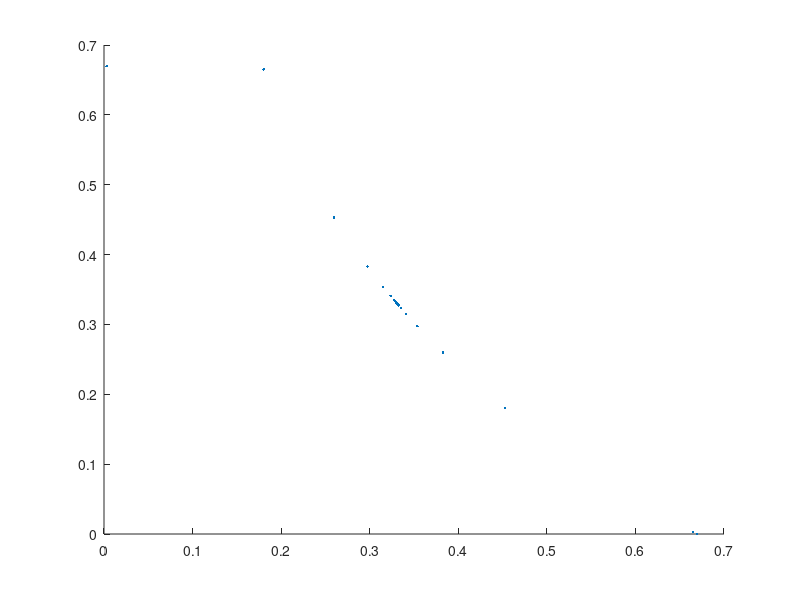

MATLAB code to generate this figure: (Note: this script raises an error after producing the figure.)
clear
clc

load('psect1.mat'); %Load the Poincare section and the return map data.

[snsorted,index]=sort(sn); %find the peak

snplus1sorted = snplus1(index);

imax = find(snplus1sorted == max(snplus1sorted));

%interpolate in two pieces:

step = 1e-5;

%x1 = snsorted(1:imax);
%y1 = snplus1sorted(1:imax);
%xinterp1 = snsorted(1):step:snsorted(imax);
%yinterp1 = interp1(x1, y1, xinterp1, 'spline');

x2 = snsorted(imax:length(snsorted));
y2 = snplus1sorted(imax:length(snsorted));
xinterp2 = snsorted(imax):step:snsorted(length(snsorted));
yinterp2 = interp1(x2, y2, xinterp2, 'spline');

clf();
hold on
plot(snsorted,snplus1sorted, '.')
plot(xinterp1, yinterp1, 'k')
plot(xinterp2, yinterp2, 'k')
plot(min(snplus1):step:max(snplus1),min(snplus1):step:max(snplus1),'r')

interp2 = [xinterp2;
		   yinterp2];

tol = 1e-5;

irpo=find(abs(interp2(1,:)-interp2(2,:))<tol);
srpo=yinterp2(irpo);


idummy = find(y2<srpo);
idummy1 = idummy(1);
idummy2 = idummy(1)-1;

i1snplus1 = find(snplus1==y2(idummy1));
i2snplus1 = find(snplus1==y2(idummy2));

i1ps = i1snplus1 + 1;
i2ps = i2snplus1 + 1;

%Two Poincare section points between which the relative equilibrium lies:
x1=ps(1:3,i1ps)
x2=ps(1:3,i2ps)

xrpoGS = x1 + ((srpo - snplus1(i1snplus1))/(snplus1(i2snplus1) - snplus1(i1snplus1)))*(x2-x1);
xrpo = GS2x(xrpoGS)
